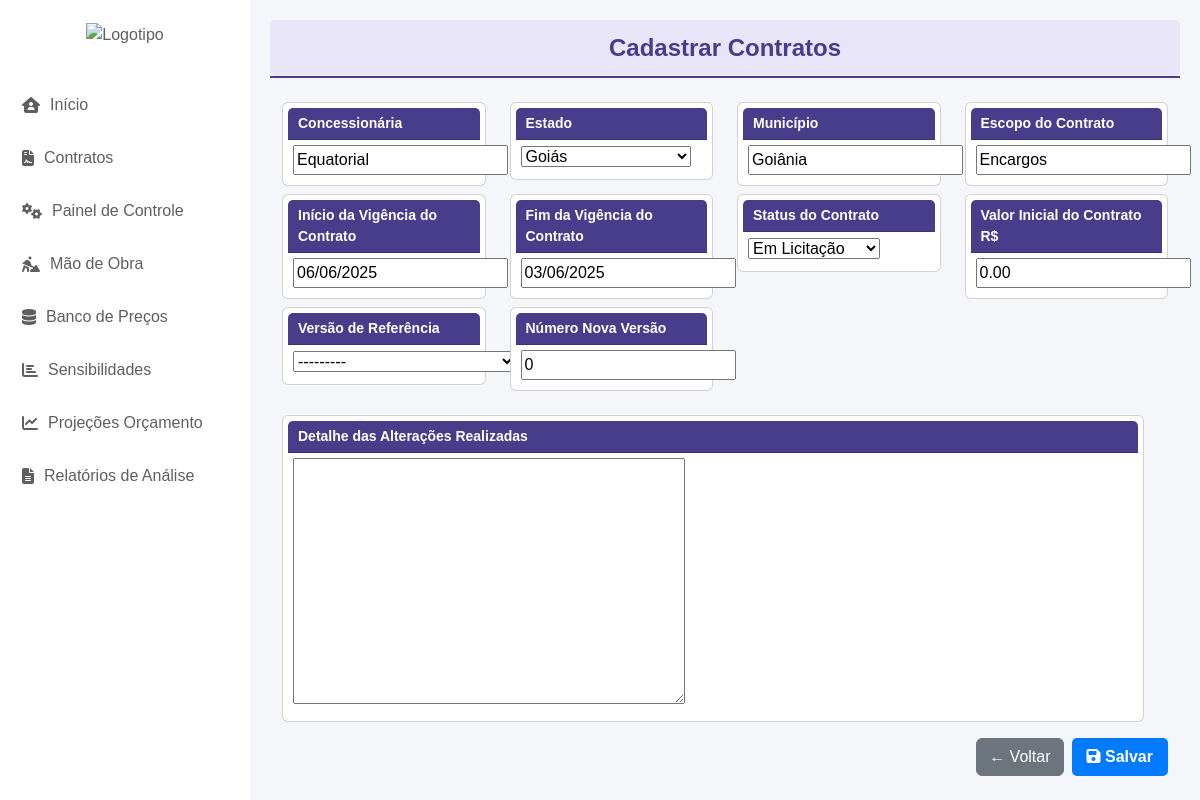
The app's page /cad_contrato/editar-contrato/7/ with its own data.
### cad_contrato/models.py (models this page shows)
class CadastroContrato(models.Model):
    ESTADOS_CHOICES = [
        ('AC', 'Acre'),
        ('AL', 'Alagoas'),
        ('AP', 'Amapá'),
        ('AM', 'Amazonas'),
        ('BA', 'Bahia'),
        ('CE', 'Ceará'),
        ('DF', 'Distrito Federal'),
        ('ES', 'Espírito Santo'),
        ('GO', 'Goiás'),
        ('MA', 'Maranhão'),
        ('MT', 'Mato Grosso'),
        ('MS', 'Mato Grosso do Sul'),
        ('MG', 'Minas Gerais'),
        ('PA', 'Pará'),
        ('PB', 'Paraíba'),
        ('PR', 'Paraná'),
        ('PE', 'Pernambuco'),
        ('PI', 'Piauí'),
        ('RJ', 'Rio de Janeiro'),
        ('RN', 'Rio Grande do Norte'),
        ('RS', 'Rio Grande do Sul'),
        ('RO', 'Rondônia'),
        ('RR', 'Roraima'),
        ('SC', 'Santa Catarina'),
        ('SP', 'São Paulo'),
        ('SE', 'Sergipe'),
        ('TO', 'Tocantins'),
    ]
    STATUS_CHOICES = [
        ('EM_LICITACAO', 'Em Licitação'),
        ('EM_RENOVACAO', 'Em Renovação'),
        ('ATIVO', 'Ativo'),
        ('ENCERRADO', 'Encerrado'),
    ]
    contrato = models.AutoField(primary_key=True)
    concessionaria = models.CharField(max_length=100, default='Equatorial')
    estado = models.CharField(max_length=2, choices=ESTADOS_CHOICES, default='GO')
    municipio = models.CharField(max_length=100, default='Goiânia')
    escopo_contrato = models.CharField(max_length=255)
    inicio_vigencia_contrato = models.DateField(default='2025-01-01')
    fim_vigencia_contrato = models.DateField(default='2029-01-01')
    versao_base = models.ForeignKey('self', null=True, blank=True, on_delete=models.PROTECT, related_name='versoes')
    numero_versao = models.IntegerField(default=0)
    descricao_alteracao = models.TextField(blank=True)
    status_contrato = models.CharField(max_length=15, choices=STATUS_CHOICES, default='EM_LICITACAO', verbose_name="Status do Contrato")
    valor_inicial = models.DecimalField(max_digits=15, decimal_places=2, default=0.00, verbose_name="Valor Inicial do Contrato")
    created_at = models.DateTimeField(auto_now_add=True)
    updated_at = models.DateTimeField(auto_now=True)
    class Meta:
        ordering = ['-created_at']
    def __str__(self):
        return f"Contrato {self.contrato} - {self.escopo_contrato}"

### cad_contrato/views.py (the view, shortened to what this page needs)
# urls.py: path('editar-contrato/<int:pk>/', UpdateContratoView.as_view(), name='editar_contrato'),
class UpdateContratoView(UpdateView):
    model = CadastroContrato
    template_name = 'cadastro_contrato.html'
    fields = [
        'concessionaria', 'estado', 'municipio', 'escopo_contrato',
        'inicio_vigencia_contrato', 'fim_vigencia_contrato',
        'status_contrato', 'valor_inicial', 'descricao_alteracao', 'versao_base', 'numero_versao',
    ]
    context_object_name = 'contrato'

### app/context_processors.py (called while the page is built)
def contrato_context(request):
    contrato_id = request.session.get('contrato_id')
    contrato = None
    if contrato_id:
        try:
            contrato = CadastroContrato.objects.get(contrato=contrato_id)
        except CadastroContrato.DoesNotExist:
            pass
    return {'contrato': contrato}

### cad_contrato/templates/cadastro_contrato.html (shortened to what this page needs)
{% extends 'base.html' %}
{% block content %}
{% load form_tags %}
<!DOCTYPE html>
<html lang="pt-br">
<head>
    <div class="header">Cadastrar Contratos</div>
    <p class="text-center mt-0 font-weight-bold" style="font-size: 0.8rem; border-bottom: 2px solid #483D8B;"> </p>
    <link href="https://cdn.jsdelivr.net/npm/bootstrap@5.3.0/dist/css/bootstrap.min.css" rel="stylesheet">
    <link rel="stylesheet" href="https://cdnjs.cloudflare.com/ajax/libs/font-awesome/6.4.2/css/all.min.css">
</head>
<body>
    <div class="container mt-4">
        <form method="post" onsubmit="return confirm('Deseja salvar este contrato?');">
            <div class="row mt-2">
                <div class="col-md-3">
                    <div class="card">
                        <div class="card-header">Concessionária</div>
                        <div class="card-body">{{ form.concessionaria }}</div>
                    </div>
                </div>
                <div class="col-md-3">
                    <div class="card">
                        <div class="card-header">Estado</div>
                        <div class="card-body">{{ form.estado }}</div>
                    </div>
                </div>
                <div class="col-md-3">
                    <div class="card">
                        <div class="card-header">Município</div>
                        <div class="card-body">{{ form.municipio }}</div>
                    </div>
                </div>
                <div class="col-md-3">
                    <div class="card">
                        <div class="card-header">Escopo do Contrato</div>
                        <div class="card-body">{{ form.escopo_contrato }}</div>
                    </div>
                </div>
            </div>
            <div class="row mt-2">
                <div class="col-md-3">
                    <div class="card">
                        <div class="card-header">Início da Vigência do Contrato</div>
                        <div class="card-body">{{ form.inicio_vigencia_contrato }}</div>
                    </div>
                </div>
                <div class="col-md-3">
                    <div class="card">
                        <div class="card-header">Fim da Vigência do Contrato</div>
                        <div class="card-body">{{ form.fim_vigencia_contrato }}</div>
                    </div>
                </div>
                <div class="col-md-3">
                    <div class="card">
                        <div class="card-header">Status do Contrato</div>
                        <div class="card-body">{{ form.status_contrato }}</div>
                    </div>
                </div>
                <div class="col-md-3">
                    <div class="card">
                        <div class="card-header">Valor Inicial do Contrato R$</div>
                        <div class="card-body">{{ form.valor_inicial }}</div>
                    </div>
                </div>
            </div>
            <div class="row mt-2">
                <div class="col-md-3">
                    <div class="card">
                        <div class="card-header">Versão de Referência</div>
                        <div class="card-body">{{ form.versao_base }}</div>
                    </div>
                </div>
                <div class="col-md-3">
                    <div class="card">
                        <div class="card-header">Número Nova Versão</div>
                        <div class="card-body">{{ form.numero_versao }}</div>
                    </div>
                </div>
                <div class="row mt-4">
                    <div class="col-md-12">
                        <div class="card">
                            <div class="card-header">Detalhe das Alterações Realizadas</div>
                            <div class="card-body">
                                {{ form.descricao_alteracao }}
                            </div>
                        </div>
                    </div>
                </div>
            </div>
            <div class="row mt-3">
                <div class="col-md-12 d-flex justify-content-end gap-2">
                    <button type="button" class="btn btn-secondary" onclick="window.history.back();">
                        ← Voltar
                    </button>
                    <button type="submit" class="btn btn-save">
                        <i class="fas fa-save"></i> Salvar
                    </button>
                </div>
            </div>
        </form>
    </div>
</body>
</html>
{% endblock %}

### app/templates/base.html (style rules this page uses)
body { background-color: #f4f6f9; font-family: Arial, sans-serif; }
.header { background-color: rgb(231, 229, 247); color: #483D8B; text-align: center; padding: 10px; font-size: 1.5rem; font-weight: bold; border-radius: 5px; }
.card-header { background-color: #483D8B; color: white; font-weight: bold; font-size: 14px; padding: 5px 10px; }
.card-body { padding: 10px; }
.btn-save { padding: 5px 15px; font-size: 1rem; font-weight: bold; background-color: #007bff; color: #ffffff; border: none; border-radius: 5px; float: right; }

### cad_contrato/templates/cadastro_contrato.html (style rules this page uses)
body { background-color: #f4f6f9; font-family: Arial, sans-serif; }
.container { max-width: 1400px; margin: auto; }
.header { background-color: rgb(231, 229, 247); color: #483D8B; text-align: center; padding: 10px; font-size: 1.5rem; font-weight: bold; border-radius: 5px; }
.card { padding: 5px; }
.card-header { background-color: #483D8B; color: white; font-weight: bold; font-size: 14px; padding: 5px 10px; }
.card-body { padding: 5px; }
.btn-save { padding: 5px 15px; font-size: 1rem; font-weight: bold; background-color: #007bff; color: #ffffff; border: none; border-radius: 5px; float: right; }
input[name="escopo_contrato"], input[name="cidade"] { autocomplete: off; }

### records on screen
CadastroContrato: concessionaria "Equatorial", estado "Goiás", municipio "Goiânia", escopo_contrato "Encargos", inicio_vigencia_contrato "06/06/2025", fim_vigencia_contrato "03/06/2025", status_contrato "Em Licitação", valor_inicial "0.00", versao_base "---------", numero_versao "0"
